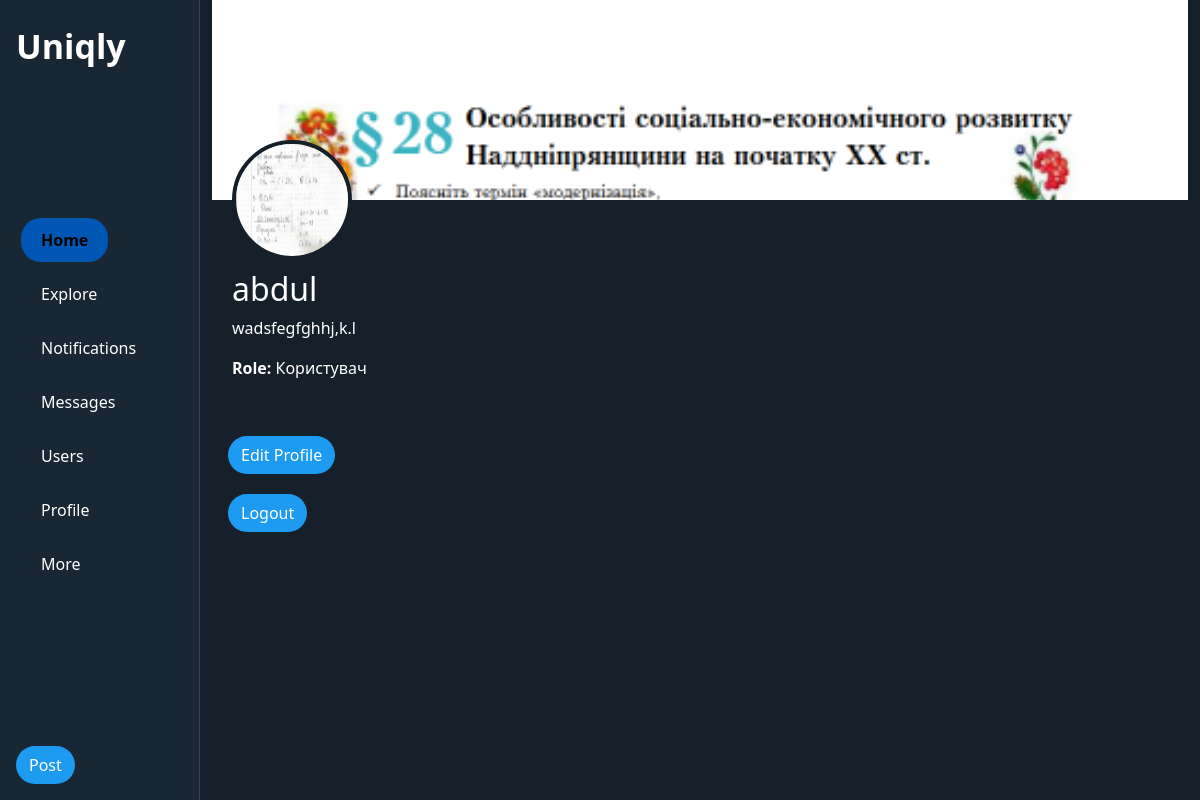
Screenshot of /profile/ (signed in) with the database file from the repository.
### aunthentication/models.py (models this page shows)
class CustomUser(AbstractUser):
    ROLE_CHOICES = (
        ('user', 'Користувач'),
        ('moderator', 'Модератор'),
        ('admin', 'Адміністратор'),
    )
    role = models.CharField(max_length=10, choices=ROLE_CHOICES, default='user')
    bio = models.TextField(null=True)
    avatar = models.ImageField(upload_to="Image", null= True)
    hat = models.ImageField(upload_to="Image",null=True)

### aunthentication/views.py (the view, shortened to what this page needs)
# urls.py: path('profile/', ProfileDetailViews.as_view(), name='profile'),
class ProfileDetailViews(LoginRequiredMixin,DetailView):
    template_name = 'profile.html'
    model = CustomUser, Post
    context_object_name = 'user'
    def get_object(self, queryset=None):
        return self.request.user

### templates/profile.html (shortened to what this page needs)
<!DOCTYPE html>
<html lang="en">
<head>
    <link href="https://cdn.jsdelivr.net/npm/bootstrap@5.3.0/dist/css/bootstrap.min.css" rel="stylesheet">
    {% load static %}
    <link rel="stylesheet" href="{% static 'style.css' %}">
</head>
<body>
    <div class="container-fluid">
        <div class="row">
            <nav class="navbar col-md-2 d-flex flex-column align-items-start py-3">
                <a class="navbar-brand ms-3" href="#">{{ cus}}Uniqly</a>
                <ul class="navbar-nav flex-column ms-3">
                    <li class="nav-item"><a class="nav-link active" href="{% url 'post' %}">Home</a></li>
                    <li class="nav-item"><a class="nav-link" href="{% url 'explore'%}">Explore</a></li>
                    <li class="nav-item"><a class="nav-link" href="{% url 'notifications'%}">Notifications</a></li>
                    <li class="nav-item"><a class="nav-link" href="{% url 'massages'%}">Messages</a></li>
                    <li class="nav-item"><a class="nav-link" href="{% url 'user'%}">Users</a></li>
                    <li class="nav-item"><a class="nav-link" href="{% url 'profile' %}">Profile</a></li>
                    <li class="nav-item"><a class="nav-link" href="{% url 'more'%}">More</a></li>
                </ul>
                    <a class="btn tweet-btn ms-3" href="{% url 'new_post' %}">Post</a>
            </nav>
            <div class="col-md-2 "></div>
            <div class="col-md-10">
                {% if user.hat %}
                <div class="profile-header" style="background-image: url('{{ user.hat.url }}'); background-size: cover;">
                    {% if user.avatar %}
                    <img src="{{ user.avatar.url }}" alt="Avatar" class="profile-avatar">
                    {% endif %}
                </div>
                {% endif %}
                <div class="profile-info">
                    <h2>{{ user.username }}  </h2>
                    <p>{{ user.bio }}</p>
                    <p><strong>Role:</strong> {{ user.get_role_display }}</p>
                </div>
                <a class="btn tweet-btn ms-3" href="{% url 'upd_profile' %}">Edit Profile</a>
                 <form action="{% url 'logout' %}" method="post">
                        <button type="submit" class="btn tweet-btn ms-3">Logout</button>
                    </form>
            </div>
        </div>
    </div>
    {% if posts %}
        {% for post in posts %}
        <div class="post-card">
            <p><img src="{{ post.user.avatar.url }}" alt="Avatar" class="avatar">
           {{ post.user.username }} <small>{{ post.created_at }}</small></p>
            <h3>{{ post.title }}</h3>
            <h4>{{ post.content }}</h4>
        </div>
        {% endfor %}
    {% else %}
        <p>No posts available.</p>
    {% endif %}
</body>
</html>

### static/style.css (style rules this page uses)
body { background-color: #15202b; color: #ffffff; }
.navbar { height: 100vh; background-color: #192734; border-right: 1px solid #38444d; position: fixed; }
.nav-item { display: inline-block; margin: 5px; }
.nav-link { display: inline-block; padding: 10px 20px; background-color: #192734; color: white; text-decoration: none; border-radius: 20px; transition: background 0.3s ease, transform 0.2s ease; }
.nav-link.active { background-color: #0056b3; font-weight: bold; }
.navbar-brand { font-weight: bold; font-size: 34px; color: #ffffff; }
.tweet-btn { margin-top: 20px; background-color: #1d9bf0; color: white; border-radius: 50px; }
.profile-header { background-color: #1d9bf0; height: 200px; position: relative; }
.profile-avatar { width: 120px; height: 120px; border-radius: 50%; border: 4px solid #15202b; position: absolute; bottom: -60px; left: 20px; }

### rows the page displays
CustomUser: hat (picture), avatar (picture), username "abdul", bio "wadsfegfghhj,k.l", role "Користувач"
